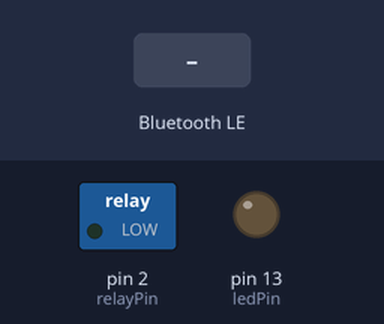
Recording of a sketch running on a simulated Arduino Uno, built with avr-gcc and run on an emulated ATmega328P. On the bench: switched loads named in the sketch (green lamp = pin HIGH), output pins drawn as LEDs (lit = HIGH). Inputs (shaded band) come from the test bench. Nothing arrives over Bluetooth unless stated; a phone connects over Bluetooth LE 3 s after start; what the sketch prints to the serial monitor is not drawn.

Above: at 3.9 s.
4.0 s: Bluetooth LE write "1" received
At 5.0 s:
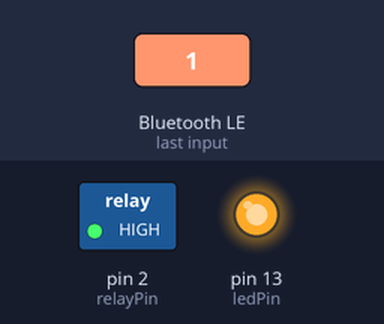
5.5 s: Bluetooth LE write "0" received
At 6.6 s:
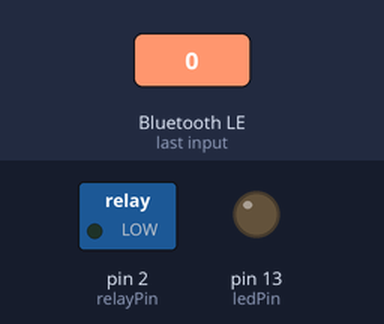
7.1 s: Bluetooth LE write "2" received
At 8.3 s:
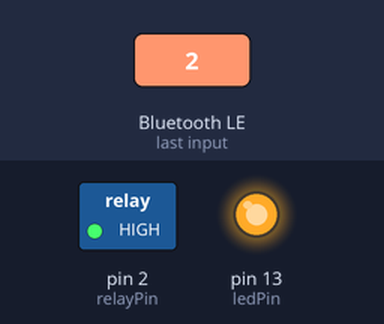
Timing chart, 0 to 10.1 s (numbered marks = the images above; inputs shaded):
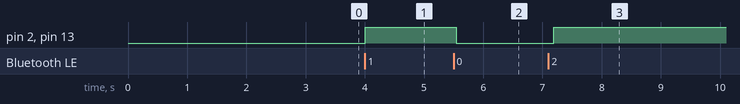

Measured:
- after the input at 4.0 s, pin 2 (relayPin), pin 13 (ledPin): LOW → HIGH at once
- after the input at 5.5 s, pin 2 (relayPin), pin 13 (ledPin): HIGH → LOW after 0.05 s
- after the input at 7.1 s, pin 2 (relayPin), pin 13 (ledPin): LOW → HIGH after 0.09 s

The sketch:

keyring_ble.ino
```cpp
#include <ArduinoBLE.h>  // BLE 라이브러리 포함

// BLE LED 서비스 UUID 정의
BLEService ledService("9c73e86c-0837-49c0-9a26-ed299e12caf1");

// LED 제어를 위한 BLE 특성 정의
BLEByteCharacteristic switchCharacteristic("4ed65ae1-31dc-4a36-8164-0fd01cb015de", BLEWrite | BLEWriteWithoutResponse | BLERead | BLENotify);

const int ledPin = LED_BUILTIN;  // 내장 LED 핀 정의
const int relayPin = 2;          // 릴레이 제어 핀 정의 (D2)

unsigned long timerStart = 0;    // 타이머 시작 시간
bool timerActive = false;        // 타이머가 활성화되었는지 여부

void setup() {
  Serial.begin(9600);             // 시리얼 통신 초기화
  pinMode(ledPin, OUTPUT);        // LED 핀을 출력으로 설정
  pinMode(relayPin, OUTPUT);      // 릴레이 핀을 출력으로 설정
  digitalWrite(relayPin, LOW);    // 릴레이 초기 상태 설정 (꺼짐)

  // BLE 초기화 및 에러 체크
  if (!BLE.begin()) {
    Serial.println("BLE 시작 실패");
    while (1);
  }

  // BLE 장치 이름 설정
  BLE.setLocalName("DDASOMI");
  BLE.setAdvertisedService(ledService); // 광고할 서비스 설정

  // 서비스에 특성 추가
  ledService.addCharacteristic(switchCharacteristic);

  // 서비스 추가
  BLE.addService(ledService);

  // 특성 초기값 설정
  switchCharacteristic.writeValue(0);

  // 광고 시작
  BLE.advertise();
  Serial.println("BLE LED & Relay Peripheral 시작");
}

void loop() {
  BLEDevice central = BLE.central();

  if (central) {
    Serial.print("중앙 기기에 연결됨: ");
    Serial.println(central.address());

    while (central.connected()) {
      // 특성 값이 쓰여졌는지 확인
      if (switchCharacteristic.written()) {
        int value = switchCharacteristic.value();  // 특성 값 읽기
        Serial.print("입력 값: ");
        Serial.println(value);

        if (value == 1) {
          digitalWrite(ledPin, HIGH);     // LED 켜기
          digitalWrite(relayPin, HIGH);   // 릴레이 활성화
          Serial.println("LED와 릴레이가 켜졌습니다.");
          timerActive = false;            // 타이머 비활성화
        } else if (value == 0) {
          digitalWrite(ledPin, LOW);      // LED 끄기
          digitalWrite(relayPin, LOW);    // 릴레이 비활성화
          Serial.println("LED와 릴레이가 꺼졌습니다.");
          timerActive = false;            // 타이머 비활성화
        } else if (value == 2) {
          digitalWrite(ledPin, HIGH);     // LED 켜기
          digitalWrite(relayPin, HIGH);   // 릴레이 활성화
          Serial.println("LED와 릴레이가 5분 동안 켜졌습니다.");
          timerStart = millis();          // 타이머 시작 시간 설정
          timerActive = true;             // 타이머 활성화
        }

        // 현재 상태 출력
        Serial.print("현재 LED 상태: ");
        Serial.println(digitalRead(ledPin) == HIGH ? "ON" : "OFF");
        Serial.print("현재 릴레이 상태: ");
        Serial.println(digitalRead(relayPin) == HIGH ? "ON" : "OFF");
      }

      // 타이머가 활성화되었고, 5분이 지난 경우 LED와 릴레이를 끔
      if (timerActive && (millis() - timerStart >= 300000)) {
        digitalWrite(ledPin, LOW);       // LED 끄기
        digitalWrite(relayPin, LOW);     // 릴레이 비활성화
        timerActive = false;             // 타이머 비활성화
        Serial.println("5분이 경과하여 LED와 릴레이가 꺼졌습니다.");
      }

      delay(100);  // 상태 확인 주기 설정
    }

    Serial.print("중앙 기기에서 연결 해제됨: ");
    Serial.println(central.address());
  }
}
```
